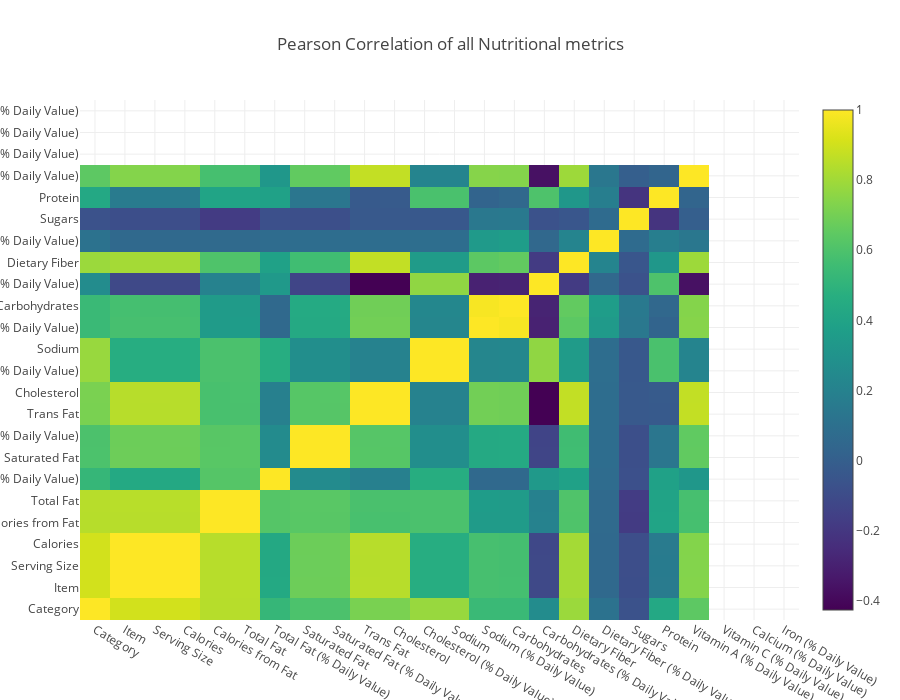

The notebook cell saved with this chart:
### Code cell
data = [
    go.Heatmap(
        z= menu.ix[:,3:].corr().values,
        x=menu.columns.values,
        y=menu.columns.values,
        colorscale='Viridis',
        text = True ,
        opacity = 1.0
        
    )
]


layout = go.Layout(
    title='Pearson Correlation of all Nutritional metrics',
    xaxis = dict(ticks='', nticks=36),
    yaxis = dict(ticks='' ),
    width = 900, height = 700,
    
)


fig = go.Figure(data=data, layout=layout)
py.iplot(fig, filename='labelled-heatmap')

### Figure 1 — Plotly figure (JSON) as saved in the notebook; plotly's stock layout.template omitted (floating-point values rounded to 4 significant figures; data arrays with more than 128 entries replaced by an {"elided": "..."} marker saying what was removed)
{"data": [{"colorscale": "Viridis", "opacity": 1, "text": true, "type": "heatmap", "x": ["Category", "Item", "Serving Size", "Calories", "Calories from Fat", "Total Fat", "Total Fat (% Daily Value)", "Saturated Fat", "Saturated Fat (% Daily Value)", "Trans Fat", "Cholesterol", "Cholesterol (% Daily Value)", "Sodium", "Sodium (% Daily Value)", "Carbohydrates", "Carbohydrates (% Daily Value)", "Dietary Fiber", "Dietary Fiber (% Daily Value)", "Sugars", "Protein", "Vitamin A (% Daily Value)", "Vitamin C (% Daily Value)", "Calcium (% Daily Value)", "Iron (% Daily Value)"], "y": ["Category", "Item", "Serving Size", "Calories", "Calories from Fat", "Total Fat", "Total Fat (% Daily Value)", "Saturated Fat", "Saturated Fat (% Daily Value)", "Trans Fat", "Cholesterol", "Cholesterol (% Daily Value)", "Sodium", "Sodium (% Daily Value)", "Carbohydrates", "Carbohydrates (% Daily Value)", "Dietary Fiber", "Dietary Fiber (% Daily Value)", "Sugars", "Protein", "Vitamin A (% Daily Value)", "Vitamin C (% Daily Value)", "Calcium (% Daily Value)", "Iron (% Daily Value)"], "z": {"elided": "21x21 float values"}}], "layout": {"height": 700, "title": "Pearson Correlation of all Nutritional metrics", "width": 900, "xaxis": {"nticks": 36, "ticks": ""}, "yaxis": {"ticks": ""}}}
